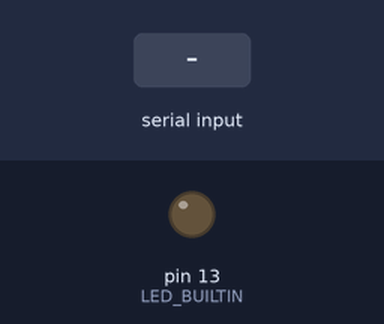
Simulated run of this sketch. Board: Arduino Uno, built with avr-gcc and run on an emulated ATmega328P. Shown: output pins drawn as LEDs (lit = HIGH). The inputs (shaded band) are chosen by the test bench. What the sketch prints to the serial monitor is not drawn.

Above: at 1.2 s.
1.3 s: "C" received over Serial
Timing chart, 0 to 4.3 s (numbered marks = the images above; inputs shaded):
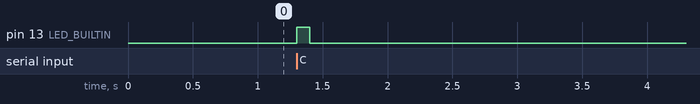

Measured:
- after the input at 1.3 s, pin 13 (LED_BUILTIN): LOW → HIGH at once, → LOW 0.10 s later

The sketch:

code_arduino.ino
```cpp
void setup() {
  Serial.begin(9600);       // Initialize serial at 9600 baud
  pinMode(LED_BUILTIN, OUTPUT);
}

void loop() {
  if (Serial.available() > 0) {
    char incoming = Serial.read();

    // If 'C' is received, respond with 'A' and blink LED
    if (incoming == 'C') {
      Serial.write('A');
      digitalWrite(LED_BUILTIN, HIGH);
      delay(100);
      digitalWrite(LED_BUILTIN, LOW);
    }
  }
}
```
